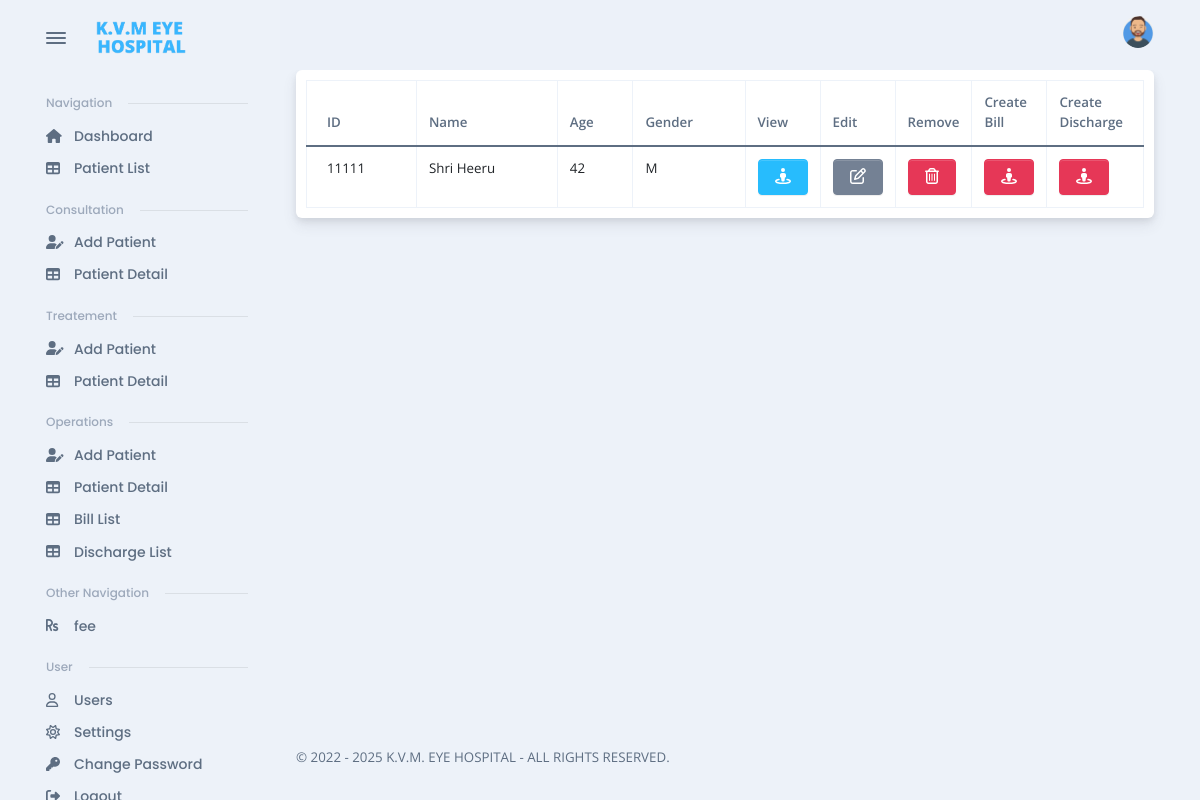
The page /public/o_table.php (signed in) on the database its author committed.
### tables this page shows
CREATE TABLE `op_patient` (
  `id` int(11) NOT NULL AUTO_INCREMENT,
  `pre` varchar(4) NOT NULL,
  `fullname` varchar(50) NOT NULL,
  `pref` varchar(4) NOT NULL,
  `fathersname` varchar(50) NOT NULL,
  `gender` varchar(1) NOT NULL,
  `age` int(3) NOT NULL,
  `address` varchar(50) NOT NULL,
  `email` varchar(45) NOT NULL,
  `phone` bigint(11) NOT NULL,
  `timestamp` timestamp NOT NULL DEFAULT current_timestamp(),
  `idstatus` varchar(11) DEFAULT 'Active',
  PRIMARY KEY (`id`)
);

### public/function.php (called while the page is built, shortened)
<?php
if (isset($_SESSION['username'])) {
if (!(function_exists('operation_bill_detail'))) {
  function operation_bill_detail($id)
  {
    include('../dbcon.php');
    $q = "SELECT * FROM `op_bill` WHERE pid ='$id';";
    $testt = $conn->query($q);
    $row =  $testt->fetch_assoc();
    $result = array("pid" => $row['pid'], "billid" => $row['billid'], "opon" => $row['opon'], "bed" => $row['bed'], "ot" => $row['ot'], "anesthetic" => $row['anesthetic'], "surgeon" => $row['surgeon'], "assistant" => $row['assistant'], "lauca" => $row['laurettecassette'], "lauex" => $row['lauretteexpenses'], "iolworkup" => $row['iolworkup'], "medicine" => $row['medicine'], "intra" => $row['intra'], "total" => $row['total'], "timestamp" => $row['timestamp']);
    return $result;
  }
}
if (!(function_exists('operation_discharge_detail'))) {
  function operation_discharge_detail($id)
  {
    include('../dbcon.php');
    $q = "SELECT * FROM `op_discharge` WHERE pid ='$id';";
    $testt = $conn->query($q);
    $row =  $testt->fetch_assoc();
    $result = array("pid" => $row['pid'], "diagnosis" => $row['diagnosis'], "surgery" => $row['surgeryprocedure'], "doa" => $row['doa'], "doatime" => $row['doatime'], "dos" => $row['dos'], "dod" => $row['dod'], "dodtime" => $row['dodtime']);
    return $result;
  }
}
?>
    <?php
    } else {
        echo "<script>window.location.href = '../index.php'; </script>";
    }
    ?>

### public/o_table.php (the view, shortened to what this page needs)
<?php
if (isset($_SESSION['username'])) {
    include "head.php";
    include "topandsidenav.php";
    include "function.php";
?>
    <div class="card mb-3">
        <div class="card-body pt-0" style="margin-top:10px;padding:10px;">
            <div class="table-responsive scrollbar ">
                <table class="table  table-responsive table-bordered table-striped fs--1 mb-0 table-hover" id="myTable">
                    <thead>
                        <tr>
                            <th style="overflow-wrap: break-word;" scope="col">ID</th>
                            <th style="overflow-wrap: break-word;" scope="col">Name</th>
                            <th style="overflow-wrap: break-word;" scope="col">Age</th>
                            <th style="overflow-wrap: break-word;" scope="col">Gender</th>
                            <th style="overflow-wrap: break-word;" scope="col" width="4%">View</th>
                            <th style="overflow-wrap: break-word;" scope="col" width="4%">Edit</th>
                            <th style="overflow-wrap: break-word;" scope="col" width="4%">Remove</th>
                            <th style="overflow-wrap: break-word;" scope="col" width="4%">Create Bill</th>
                            <th style="overflow-wrap: break-word;" scope="col" width="4%">Create Discharge</th>
                        </tr>
                    </thead>
                    <tbody>
                        <?php
                        $sql = "SELECT * FROM `op_patient` WHERE `idstatus` = 'Active'  ";
                        $result = $conn->query($sql);
                        if ($result->num_rows > 0) {
                            while ($row = $result->fetch_assoc()) {
                        ?>
                                <tr>
                                    <td style="overflow-wrap: break-word;"><?php echo $row["id"]; ?></td>
                                    <td style="overflow-wrap: break-word;text-transform:capitalize;"><?php echo $row['pre'] . " " . $row["fullname"]; ?></td>
                                    <td style="overflow-wrap: break-word;"><?php echo $row["age"]; ?></td>
                                    <td style="overflow-wrap: break-word;"><?php echo $row["gender"]; ?></td>
                                    <td style="overflow-wrap: break-word;">
                                        <form action="#" method="POST">
                                            <button class="btn btn btn-info" type="submit" name="view" value="view"><i class="fas fa-street-view"></i> </button>
                                        </form>
                                    </td>
                                    <td style="overflow-wrap: break-word;">
                                        <form action="o_patient_edit.php" method="POST">
                                            <button class="btn btn btn-secondary" type="submit" name="edit" value="edit"><i class="far fa-edit"></i> </button>
                                        </form>
                                    </td>
                                    <form method="POST" onSubmit="return confirm('Are you sure you want to Remove?');">
                                        <td style="overflow-wrap: break-word;"><button class="btn btn-danger" type="submit" value="Remove" name="remove"><i class="far fa-trash-alt"></i> </button></td>
                                    </form>
                                    <td style="overflow-wrap: break-word;">
                                            <?php
                                            $details = operation_bill_detail($row["id"]);
                                            if($details['pid'] == $row['id']){
                                                ?>
                                                <form action="" onsubmit="alert('Cash Memo Already created');">
                                               <button class="btn btn btn-danger" type="submit" name="bill" value="bill"><i class="fas fa-street-view" ></i> </button>
                                               </form>
                                               <?php
                                            }
                                            else{
                                                ?>
                                                <form action="o_bill_generate.php" method="POST">
                                                <input type="hidden" name="id" value="<?php echo $row["id"]; ?>"> <button class="btn btn btn-success" type="submit" name="bill" value="bill"><i class="fas fa-street-view"></i> </button>
                                                </form>
                                                <?php
                                            }
                                            ?>
                                    </td>
                                    <td style="overflow-wrap: break-word;">
                                        <?php
                                            $odetails = operation_discharge_detail($row["id"]);
                                            if($odetails['pid'] == $row['id']){
                                                ?>
                                                <form action="" onsubmit="alert('Discharge Papers Already created');">
                                               <button class="btn btn btn-danger" type="submit" name="discharge" value="discharge"><i class="fas fa-street-view" ></i> </button>
                                               </form>
                                               <?php
                                            }
                                            else{
                                                ?>
                                                <form action="o_discharge_generate.php" method="POST">
                                                <input type="hidden" name="id" value="<?php echo $row["id"]; ?>"> <button class="btn btn btn-success" type="submit" name="discharge" value="discharge"><i class="fas fa-street-view"></i> </button>
                                                </form>
                                                <?php
                                            }
                                            ?>
                                    </td>
                                </tr>
                        <?php
                            }
                        } else {
                        }
                        ?>
                    </tbody>
                </table>
            </div>
        </div>
    </div>
<?php include "footer.php";
} else {
    echo "<script>window.location.href = '../index.php'; </script>";
}
?>

### public/head.php (style rules this page uses)
td { padding: 0 10px; }

### rows shown on the page
op_patient: id "11111", pre "Shri", fullname "Heeru", age "42", gender "M"
